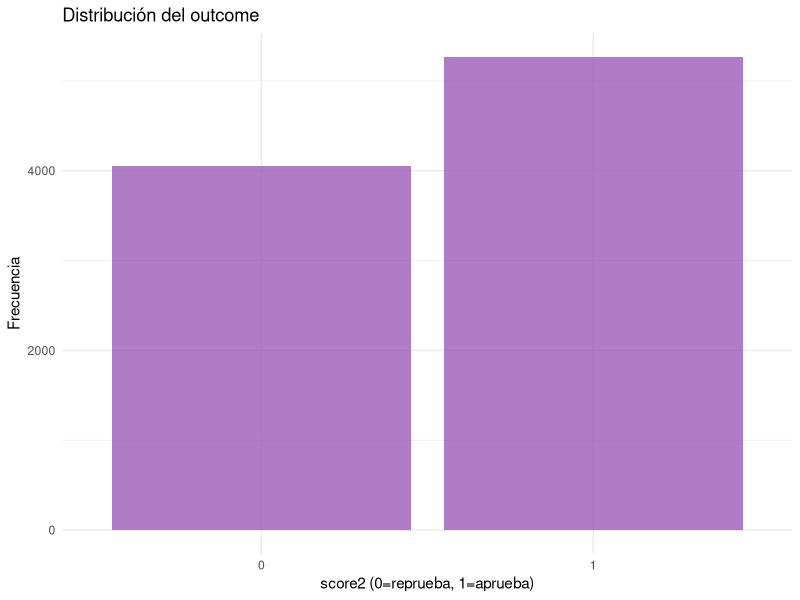
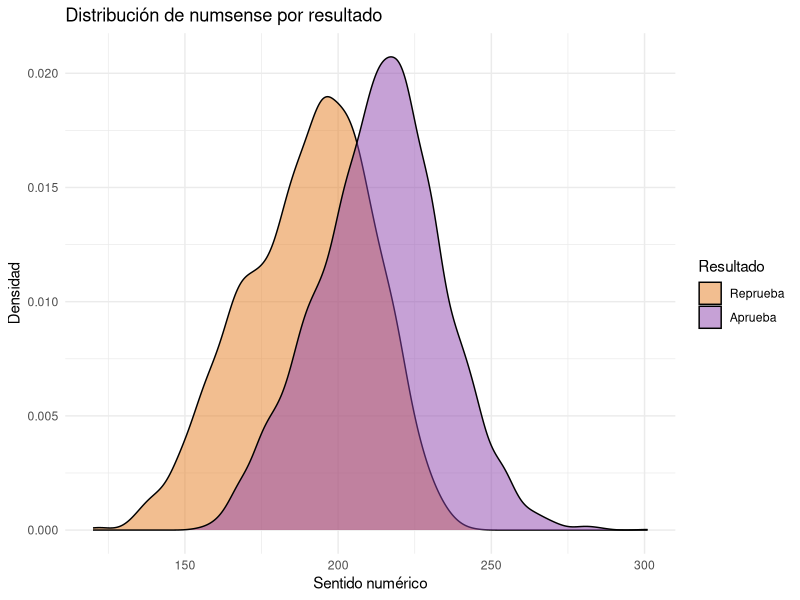
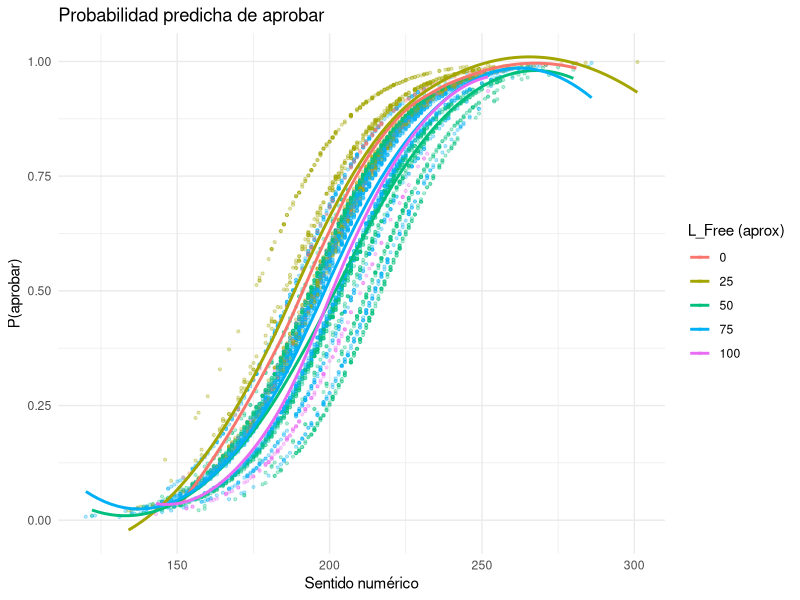
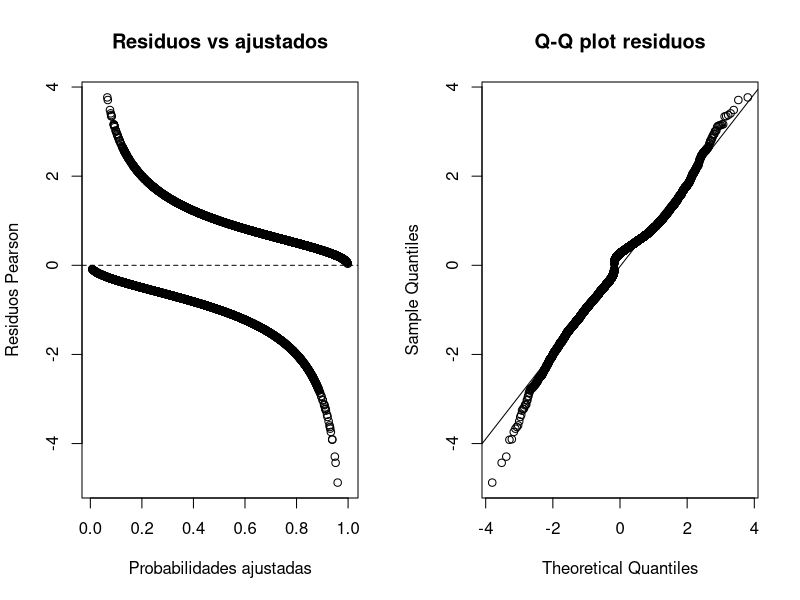
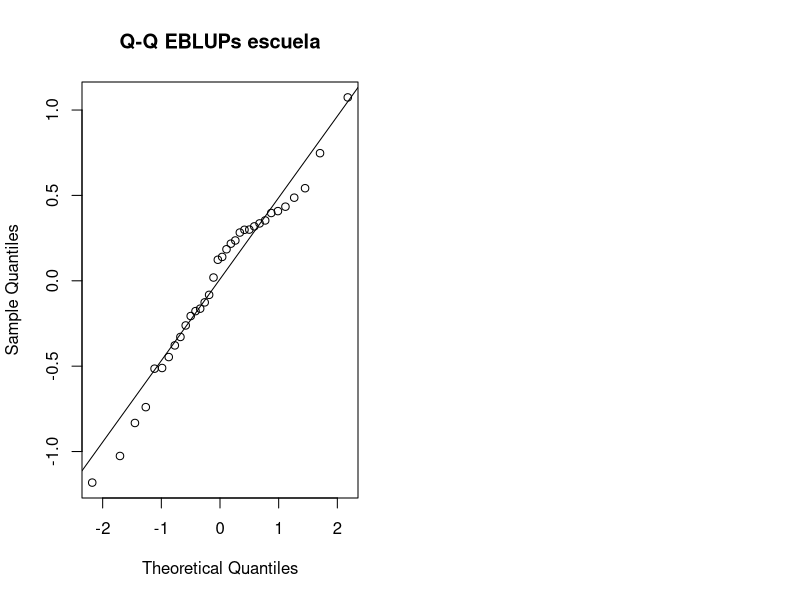

Reproduce these figures in R, in order.
## ---- chunk 1
library(lme4)
library(readxl)
library(dplyr)
library(ggplot2)

mathfinal <- read_excel("mathfinal.xlsx")

mathfinal <- mathfinal |>
  mutate(
    school = factor(school),
    score2 = as.numeric(score2),
    female = as.numeric(female))

mathfinal.nomiss <- mathfinal |>
  select(score2, numsense, female, L_Free, school) |>
  na.omit()
## ---- chunk 2
nrow(mathfinal)
n_distinct(mathfinal$school)

mathfinal |>
  count(score2, name = "n") |>
  mutate(prop = round(n / sum(n), 3))

mathfinal |>
  count(school, name = "est_por_escuela") |>
  summarise(
    min   = min(est_por_escuela),
    max   = max(est_por_escuela),
    media = round(mean(est_por_escuela), 1))
## ---- chunk 3
ggplot(mathfinal, aes(x = factor(score2))) +
  geom_bar(fill = "#8e44ad", alpha = 0.7) +
  labs(title = "Distribución del outcome",
       x = "score2 (0=reprueba, 1=aprueba)",
       y = "Frecuencia") +
  theme_minimal()
## ---- chunk 4
ggplot(mathfinal |> filter(!is.na(score2)),
       aes(x = numsense, fill = factor(score2))) +
  geom_density(alpha = 0.5) +
  scale_fill_manual(
    values = c("#e67e22", "#8e44ad"),
    labels = c("Reprueba", "Aprueba")) +
  labs(title = "Distribución de numsense por resultado",
       x = "Sentido numérico", y = "Densidad",
       fill = "Resultado") +
  theme_minimal()
## ---- chunk 5
model8.1 <- glmer(
  score2 ~ numsense + (1 | school),
  family = binomial,
  data = mathfinal,
  na.action = na.omit)
summary(model8.1)
## ---- chunk 6
confint(model8.1, method = "Wald")
## ---- chunk 7
model8.2 <- glmer(
  score2 ~ numsense + (numsense | school),
  family = binomial,
  data = mathfinal,
  na.action = na.omit,
  control = glmerControl(optimizer = "bobyqa",
                         optCtrl = list(maxfun = 2e5)))
summary(model8.2)
anova(model8.1, model8.2)
## ---- chunk 8
model8.3 <- glmer(
  score2 ~ numsense + female + L_Free + (1 | school),
  family = binomial,
  data = mathfinal.nomiss,
  na.action = na.omit)
summary(model8.3)
## ---- chunk 9
model8.4 <- glmer(
  score2 ~ numsense + female + L_Free + (female | school),
  family = binomial,
  data = mathfinal.nomiss,
  na.action = na.omit)
summary(model8.4)
anova(model8.3, model8.4)
## ---- chunk 10
coef_tab <- summary(model8.3)$coefficients

data.frame(
  Efecto = rownames(coef_tab),
  Logit  = round(coef_tab[, "Estimate"], 3),
  OR     = round(exp(coef_tab[, "Estimate"]), 3),
  EE     = round(coef_tab[, "Std. Error"], 3),
  z      = round(coef_tab[, "z value"], 3),
  p      = round(coef_tab[, "Pr(>|z|)"], 4)) |>
  knitr::kable(caption = "Odds ratios — Model 8.3")
## ---- chunk 11
mathfinal.nomiss$prob_pred <- predict(
  model8.3,
  type = "response")

ggplot(mathfinal.nomiss,
       aes(x = numsense, y = prob_pred,
           color = factor(round(L_Free / 25) * 25))) +
  geom_point(alpha = 0.3, size = 0.8) +
  geom_smooth(method = "loess", se = FALSE) +
  labs(title = "Probabilidad predicha de aprobar",
       x = "Sentido numérico",
       y = "P(aprobar)",
       color = "L_Free (aprox)") +
  theme_minimal()
## ---- chunk 12
residuos <- residuals(model8.3, type = "pearson")
ajustados <- fitted(model8.3)

par(mfrow = c(1, 2))

plot(ajustados, residuos,
     xlab = "Probabilidades ajustadas",
     ylab = "Residuos Pearson",
     main = "Residuos vs ajustados")
abline(h = 0, lty = 2)

qqnorm(residuos, main = "Q-Q plot residuos")
qqline(residuos)
## ---- chunk 13
re <- ranef(model8.3)$school

qqnorm(re[, 1], main = "Q-Q EBLUPs escuela")
qqline(re[, 1])
